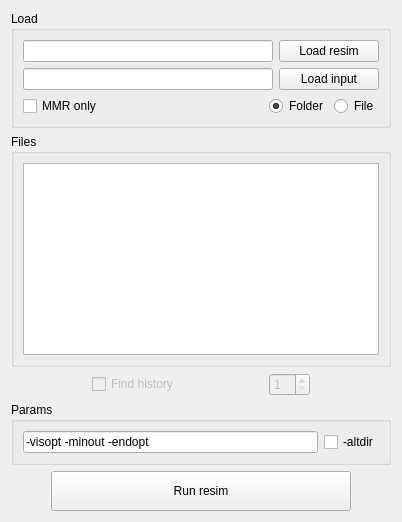
      <widget class="QWidget" name="tool2">
       <layout class="QVBoxLayout" name="verticalLayout_29" stretch="0,1,0,0,0">
        <item>
         <widget class="QGroupBox" name="groupBox_12">
          <property name="title">
           <string>Load</string>
          </property>
          <layout class="QVBoxLayout" name="verticalLayout_30">
           <item>
            <layout class="QHBoxLayout" name="horizontalLayout_30">
             <item>
              <widget class="QLineEdit" name="ar_exeEdit">
               <property name="focusPolicy">
                <enum>Qt::StrongFocus</enum>
               </property>
               <property name="text">
                <string/>
               </property>
               <property name="readOnly">
                <bool>true</bool>
               </property>
              </widget>
             </item>
             <item>
              <widget class="QPushButton" name="ar_exeBtn">
               <property name="minimumSize">
                <size>
                 <width>100</width>
                 <height>0</height>
                </size>
               </property>
               <property name="focusPolicy">
                <enum>Qt::StrongFocus</enum>
               </property>
               <property name="statusTip">
                <string>Load path to resim exe file</string>
               </property>
               <property name="text">
                <string>Load resim</string>
               </property>
              </widget>
             </item>
            </layout>
           </item>
           <item>
            <layout class="QHBoxLayout" name="horizontalLayout_29">
             <item>
              <widget class="QLineEdit" name="ar_inputEdit">
               <property name="focusPolicy">
                <enum>Qt::StrongFocus</enum>
               </property>
               <property name="text">
                <string/>
               </property>
               <property name="readOnly">
                <bool>true</bool>
               </property>
              </widget>
             </item>
             <item>
              <widget class="QPushButton" name="ar_inputBtn">
               <property name="minimumSize">
                <size>
                 <width>100</width>
                 <height>0</height>
                </size>
               </property>
               <property name="focusPolicy">
                <enum>Qt::StrongFocus</enum>
               </property>
               <property name="statusTip">
                <string>Load path to logs input</string>
               </property>
               <property name="text">
                <string>Load input</string>
               </property>
              </widget>
             </item>
            </layout>
           </item>
           <item>
            <layout class="QHBoxLayout" name="horizontalLayout_33">
             <item>
              <widget class="QCheckBox" name="ar_mmrCheckBox">
               <property name="minimumSize">
                <size>
                 <width>98</width>
                 <height>0</height>
                </size>
               </property>
               <property name="focusPolicy">
                <enum>Qt::StrongFocus</enum>
               </property>
               <property name="toolTip">
                <string/>
               </property>
               <property name="statusTip">
                <string>Check files only for radar resim (dvl, mudp)</string>
               </property>
               <property name="text">
                <string>MMR only</string>
               </property>
              </widget>
             </item>
             <item>
              <spacer name="horizontalSpacer_39">
               <property name="orientation">
                <enum>Qt::Horizontal</enum>
               </property>
               <property name="sizeHint" stdset="0">
                <size>
                 <width>40</width>
                 <height>20</height>
                </size>
               </property>
              </spacer>
             </item>
             <item>
              <widget class="QRadioButton" name="ar_folderRadio">
               <property name="focusPolicy">
                <enum>Qt::StrongFocus</enum>
               </property>
               <property name="statusTip">
                <string>Input folder with logs</string>
               </property>
               <property name="text">
                <string>Folder</string>
               </property>
               <property name="checked">
                <bool>true</bool>
               </property>
              </widget>
             </item>
             <item>
              <widget class="QRadioButton" name="ar_fileRadio">
               <property name="focusPolicy">
                <enum>Qt::StrongFocus</enum>
               </property>
               <property name="statusTip">
                <string>Input file with logs list</string>
               </property>
               <property name="text">
                <string>File</string>
               </property>
              </widget>
             </item>
            </layout>
           </item>
          </layout>
         </widget>
        </item>
        <item>
         <widget class="QGroupBox" name="groupBox_13">
          <property name="title">
           <string>Files</string>
          </property>
          <layout class="QVBoxLayout" name="verticalLayout_31">
           <item>
            <widget class="QListWidget" name="ar_logsList">
             <property name="focusPolicy">
              <enum>Qt::StrongFocus</enum>
             </property>
             <property name="editTriggers">
              <set>QAbstractItemView::NoEditTriggers</set>
             </property>
            </widget>
           </item>
          </layout>
         </widget>
        </item>
        <item>
         <layout class="QHBoxLayout" name="horizontalLayout_31">
          <item>
           <spacer name="horizontalSpacer_32">
            <property name="orientation">
             <enum>Qt::Horizontal</enum>
            </property>
            <property name="sizeHint" stdset="0">
             <size>
              <width>40</width>
              <height>20</height>
             </size>
            </property>
           </spacer>
          </item>
          <item>
           <widget class="QCheckBox" name="ar_historyCheckBox">
            <property name="enabled">
             <bool>false</bool>
            </property>
            <property name="focusPolicy">
             <enum>Qt::StrongFocus</enum>
            </property>
            <property name="statusTip">
             <string>Add history logs to resim list</string>
            </property>
            <property name="text">
             <string>Find history </string>
            </property>
           </widget>
          </item>
          <item>
           <spacer name="horizontalSpacer_33">
            <property name="orientation">
             <enum>Qt::Horizontal</enum>
            </property>
            <property name="sizeHint" stdset="0">
             <size>
              <width>40</width>
              <height>20</height>
             </size>
            </property>
           </spacer>
          </item>
          <item>
           <widget class="QSpinBox" name="ar_historySpinBox">
            <property name="enabled">
             <bool>false</bool>
            </property>
            <property name="focusPolicy">
             <enum>Qt::StrongFocus</enum>
            </property>
            <property name="statusTip">
             <string>Number of history logs to resim</string>
            </property>
            <property name="minimum">
             <number>1</number>
            </property>
            <property name="value">
             <number>1</number>
            </property>
           </widget>
          </item>
          <item>
           <spacer name="horizontalSpacer_34">
            <property name="orientation">
             <enum>Qt::Horizontal</enum>
            </property>
            <property name="sizeHint" stdset="0">
             <size>
              <width>40</width>
              <height>20</height>
             </size>
            </property>
           </spacer>
          </item>
         </layout>
        </item>
        <item>
         <widget class="QGroupBox" name="groupBox_14">
          <property name="title">
           <string>Params</string>
          </property>
          <layout class="QHBoxLayout" name="horizontalLayout_8">
           <item>
            <widget class="QLineEdit" name="ar_paramsEdit">
             <property name="enabled">
              <bool>true</bool>
             </property>
             <property name="focusPolicy">
              <enum>Qt::StrongFocus</enum>
             </property>
             <property name="statusTip">
              <string>Resim options flags</string>
             </property>
             <property name="text">
              <string>-visopt -minout -endopt</string>
             </property>
             <property name="readOnly">
              <bool>false</bool>
             </property>
            </widget>
           </item>
           <item>
            <widget class="QCheckBox" name="ar_outDirBox">
             <property name="sizePolicy">
              <sizepolicy hsizetype="Fixed" vsizetype="Fixed">
               <horstretch>0</horstretch>
               <verstretch>0</verstretch>
              </sizepolicy>
             </property>
             <property name="focusPolicy">
              <enum>Qt::StrongFocus</enum>
             </property>
             <property name="statusTip">
              <string>Save resim output to specific folder</string>
             </property>
             <property name="text">
              <string>-altdir</string>
             </property>
            </widget>
           </item>
          </layout>
         </widget>
        </item>
        <item>
         <layout class="QHBoxLayout" name="horizontalLayout_34">
          <item>
           <spacer name="horizontalSpacer_35">
            <property name="orientation">
             <enum>Qt::Horizontal</enum>
            </property>
            <property name="sizeHint" stdset="0">
             <size>
              <width>40</width>
              <height>20</height>
             </size>
            </property>
           </spacer>
          </item>
          <item>
           <widget class="QPushButton" name="ar_runBtn">
            <property name="minimumSize">
             <size>
              <width>300</width>
              <height>40</height>
             </size>
            </property>
            <property name="focusPolicy">
             <enum>Qt::StrongFocus</enum>
            </property>
            <property name="statusTip">
             <string>Run resim on listed logs</string>
            </property>
            <property name="text">
             <string>Run resim</string>
            </property>
           </widget>
          </item>
          <item>
           <spacer name="horizontalSpacer_36">
            <property name="orientation">
             <enum>Qt::Horizontal</enum>
            </property>
            <property name="sizeHint" stdset="0">
             <size>
              <width>40</width>
              <height>20</height>
             </size>
            </property>
           </spacer>
          </item>
         </layout>
        </item>
       </layout>
      </widget>
